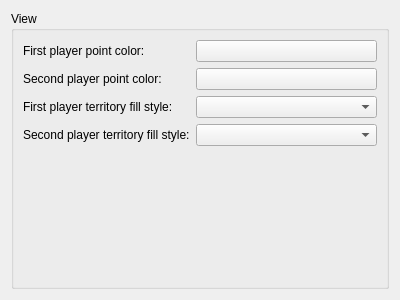
<?xml version="1.0" encoding="UTF-8"?>
<ui version="4.0">
 <class>BoardConfigWidget</class>
 <widget class="QWidget" name="BoardConfigWidget">
  <property name="modal" stdset="0">
   <bool>false</bool>
  </property>
  <property name="geometry">
   <rect>
    <x>0</x>
    <y>0</y>
    <width>400</width>
    <height>300</height>
   </rect>
  </property>
  <property name="windowTitle">
   <string>Preferences</string>
  </property>
  <layout class="QGridLayout" name="gridLayout">
   <item row="0" column="0">
    <widget class="QGroupBox" name="groupBox">
     <property name="title">
      <string>View</string>
     </property>
     <layout class="QFormLayout" name="formLayout">
      <item row="0" column="0">
       <widget class="QLabel" name="label">
        <property name="text">
         <string>First player point color:</string>
        </property>
       </widget>
      </item>
      <item row="0" column="1">
       <widget class="KColorButton" name="kcfg_firstPointColor">
        <property name="color">
         <color>
          <red>255</red>
          <green>0</green>
          <blue>0</blue>
         </color>
        </property>
        <property name="defaultColor">
         <color>
          <red>255</red>
          <green>0</green>
          <blue>0</blue>
         </color>
        </property>
       </widget>
      </item>
      <item row="1" column="0">
       <widget class="QLabel" name="label_2">
        <property name="text">
         <string>Second player point color:</string>
        </property>
       </widget>
      </item>
      <item row="1" column="1">
       <widget class="KColorButton" name="kcfg_secondPointColor">
        <property name="color">
         <color>
          <red>0</red>
          <green>153</green>
          <blue>255</blue>
         </color>
        </property>
        <property name="defaultColor">
         <color>
          <red>0</red>
          <green>153</green>
          <blue>255</blue>
         </color>
        </property>
       </widget>
      </item>
      <item row="2" column="0">
       <widget class="QLabel" name="label_3">
        <property name="text">
         <string>First player territory fill style:</string>
        </property>
       </widget>
      </item>
      <item row="3" column="0">
       <widget class="QLabel" name="label_4">
        <property name="text">
         <string>Second player territory fill style:</string>
        </property>
       </widget>
      </item>
      <item row="2" column="1">
       <widget class="KDots::BrushCombo" name="kcfg_firstFillStyle"/>
      </item>
      <item row="3" column="1">
       <widget class="KDots::BrushCombo" name="kcfg_secondFillStyle"/>
      </item>
     </layout>
    </widget>
   </item>
  </layout>
 </widget>
 <customwidgets>
  <customwidget>
   <class>KColorButton</class>
   <extends>QPushButton</extends>
   <header>kcolorbutton.h</header>
  </customwidget>
  <customwidget>
   <class>KComboBox</class>
   <extends>QComboBox</extends>
   <header>kcombobox.h</header>
  </customwidget>
  <customwidget>
   <class>KDots::BrushCombo</class>
   <extends>KComboBox</extends>
   <header>brushcombo.hpp</header>
  </customwidget>
 </customwidgets>
 <resources/>
 <connections/>
</ui>
